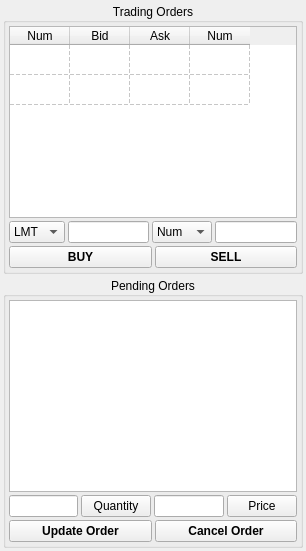
       <widget class="QWidget" name="tradingTab">
        <attribute name="title">
         <string>Trading</string>
        </attribute>
        <layout class="QVBoxLayout" name="verticalLayout_17">
         <property name="spacing">
          <number>3</number>
         </property>
         <property name="leftMargin">
          <number>3</number>
         </property>
         <property name="topMargin">
          <number>3</number>
         </property>
         <property name="rightMargin">
          <number>3</number>
         </property>
         <property name="bottomMargin">
          <number>3</number>
         </property>
         <item>
          <widget class="QGroupBox" name="tradingOrdersGroupBox">
           <property name="sizePolicy">
            <sizepolicy hsizetype="Preferred" vsizetype="Preferred">
             <horstretch>0</horstretch>
             <verstretch>0</verstretch>
            </sizepolicy>
           </property>
           <property name="maximumSize">
            <size>
             <width>300</width>
             <height>16777215</height>
            </size>
           </property>
           <property name="title">
            <string>Trading Orders</string>
           </property>
           <property name="alignment">
            <set>Qt::AlignCenter</set>
           </property>
           <layout class="QVBoxLayout" name="verticalLayout_2">
            <property name="spacing">
             <number>3</number>
            </property>
            <property name="leftMargin">
             <number>3</number>
            </property>
            <property name="topMargin">
             <number>3</number>
            </property>
            <property name="rightMargin">
             <number>3</number>
            </property>
            <property name="bottomMargin">
             <number>3</number>
            </property>
            <item>
             <widget class="QTableWidget" name="askBidTableWidget">
              <property name="editTriggers">
               <set>QAbstractItemView::NoEditTriggers</set>
              </property>
              <property name="gridStyle">
               <enum>Qt::DashLine</enum>
              </property>
              <attribute name="horizontalHeaderDefaultSectionSize">
               <number>60</number>
              </attribute>
              <attribute name="horizontalHeaderMinimumSectionSize">
               <number>50</number>
              </attribute>
              <attribute name="verticalHeaderVisible">
               <bool>false</bool>
              </attribute>
              <row>
               <property name="text">
                <string/>
               </property>
              </row>
              <row>
               <property name="text">
                <string/>
               </property>
              </row>
              <column>
               <property name="text">
                <string>Num</string>
               </property>
              </column>
              <column>
               <property name="text">
                <string>Bid</string>
               </property>
              </column>
              <column>
               <property name="text">
                <string>Ask</string>
               </property>
              </column>
              <column>
               <property name="text">
                <string>Num</string>
               </property>
              </column>
             </widget>
            </item>
            <item>
             <layout class="QHBoxLayout" name="horizontalLayout_3">
              <item>
               <widget class="QComboBox" name="orderTypeComboBox">
                <property name="currentText">
                 <string>LMT</string>
                </property>
                <property name="maxVisibleItems">
                 <number>5</number>
                </property>
                <item>
                 <property name="text">
                  <string>LMT</string>
                 </property>
                </item>
                <item>
                 <property name="text">
                  <string>MKT</string>
                 </property>
                </item>
                <item>
                 <property name="text">
                  <string>STL</string>
                 </property>
                </item>
               </widget>
              </item>
              <item>
               <widget class="QLineEdit" name="priceLineEdit">
                <property name="maximumSize">
                 <size>
                  <width>100</width>
                  <height>16777215</height>
                 </size>
                </property>
                <property name="inputMethodHints">
                 <set>Qt::ImhDigitsOnly</set>
                </property>
               </widget>
              </item>
              <item>
               <widget class="QComboBox" name="orderNumComboBox">
                <property name="editable">
                 <bool>false</bool>
                </property>
                <property name="currentText">
                 <string>Num</string>
                </property>
                <item>
                 <property name="text">
                  <string>Num</string>
                 </property>
                </item>
                <item>
                 <property name="text">
                  <string>1</string>
                 </property>
                </item>
                <item>
                 <property name="text">
                  <string>2</string>
                 </property>
                </item>
                <item>
                 <property name="text">
                  <string>5</string>
                 </property>
                </item>
                <item>
                 <property name="text">
                  <string>10</string>
                 </property>
                </item>
                <item>
                 <property name="text">
                  <string>100</string>
                 </property>
                </item>
                <item>
                 <property name="text">
                  <string>200</string>
                 </property>
                </item>
                <item>
                 <property name="text">
                  <string>500</string>
                 </property>
                </item>
                <item>
                 <property name="text">
                  <string>1000</string>
                 </property>
                </item>
                <item>
                 <property name="text">
                  <string>Other</string>
                 </property>
                </item>
               </widget>
              </item>
              <item>
               <widget class="QLineEdit" name="orderNumLineEdit">
                <property name="maximumSize">
                 <size>
                  <width>100</width>
                  <height>16777215</height>
                 </size>
                </property>
               </widget>
              </item>
             </layout>
            </item>
            <item>
             <layout class="QHBoxLayout" name="horizontalLayout_2">
              <item>
               <widget class="QPushButton" name="buyPushButton">
                <property name="font">
                 <font>
                  <pointsize>9</pointsize>
                  <weight>75</weight>
                  <bold>true</bold>
                 </font>
                </property>
                <property name="cursor">
                 <cursorShape>PointingHandCursor</cursorShape>
                </property>
                <property name="text">
                 <string>BUY</string>
                </property>
               </widget>
              </item>
              <item>
               <widget class="QPushButton" name="sellPushButton">
                <property name="font">
                 <font>
                  <pointsize>9</pointsize>
                  <weight>75</weight>
                  <bold>true</bold>
                 </font>
                </property>
                <property name="cursor">
                 <cursorShape>PointingHandCursor</cursorShape>
                </property>
                <property name="text">
                 <string>SELL</string>
                </property>
               </widget>
              </item>
             </layout>
            </item>
           </layout>
          </widget>
         </item>
         <item>
          <widget class="QGroupBox" name="pendingOrderGroupBox">
           <property name="maximumSize">
            <size>
             <width>300</width>
             <height>16777215</height>
            </size>
           </property>
           <property name="title">
            <string>Pending Orders</string>
           </property>
           <property name="alignment">
            <set>Qt::AlignCenter</set>
           </property>
           <layout class="QVBoxLayout" name="verticalLayout_7">
            <property name="spacing">
             <number>3</number>
            </property>
            <property name="leftMargin">
             <number>3</number>
            </property>
            <property name="topMargin">
             <number>3</number>
            </property>
            <property name="rightMargin">
             <number>3</number>
            </property>
            <property name="bottomMargin">
             <number>3</number>
            </property>
            <item>
             <widget class="QTableView" name="pendingOrdersTableView">
              <property name="gridStyle">
               <enum>Qt::DashLine</enum>
              </property>
             </widget>
            </item>
            <item>
             <layout class="QHBoxLayout" name="horizontalLayout_4">
              <item>
               <widget class="QLineEdit" name="orderQuantityLineEdit"/>
              </item>
              <item>
               <widget class="QPushButton" name="orderPricePushButton">
                <property name="maximumSize">
                 <size>
                  <width>70</width>
                  <height>16777215</height>
                 </size>
                </property>
                <property name="cursor">
                 <cursorShape>PointingHandCursor</cursorShape>
                </property>
                <property name="text">
                 <string>Quantity</string>
                </property>
               </widget>
              </item>
              <item>
               <widget class="QLineEdit" name="orderPriceLineEdit"/>
              </item>
              <item>
               <widget class="QPushButton" name="orderPricePushButton_2">
                <property name="maximumSize">
                 <size>
                  <width>70</width>
                  <height>16777215</height>
                 </size>
                </property>
                <property name="cursor">
                 <cursorShape>PointingHandCursor</cursorShape>
                </property>
                <property name="text">
                 <string>Price</string>
                </property>
               </widget>
              </item>
             </layout>
            </item>
            <item>
             <layout class="QHBoxLayout" name="horizontalLayout_5">
              <item>
               <widget class="QPushButton" name="updatePushButton">
                <property name="font">
                 <font>
                  <pointsize>9</pointsize>
                  <weight>75</weight>
                  <bold>true</bold>
                 </font>
                </property>
                <property name="text">
                 <string>Update Order</string>
                </property>
               </widget>
              </item>
              <item>
               <widget class="QPushButton" name="cancelPushButton">
                <property name="font">
                 <font>
                  <pointsize>9</pointsize>
                  <weight>75</weight>
                  <bold>true</bold>
                 </font>
                </property>
                <property name="cursor">
                 <cursorShape>PointingHandCursor</cursorShape>
                </property>
                <property name="text">
                 <string>Cancel Order</string>
                </property>
               </widget>
              </item>
             </layout>
            </item>
           </layout>
          </widget>
         </item>
        </layout>
       </widget>
